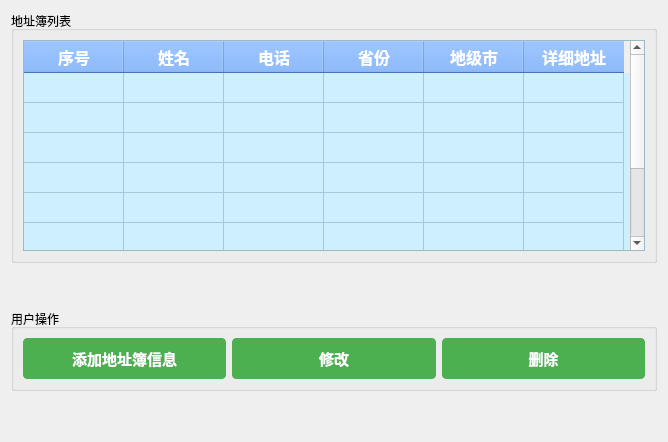
<?xml version="1.0" encoding="UTF-8"?>
<ui version="4.0">
 <class>AddressBookForm</class>
 <widget class="QWidget" name="AddressBookForm">
  <property name="geometry">
   <rect>
    <x>0</x>
    <y>0</y>
    <width>668</width>
    <height>442</height>
   </rect>
  </property>
  <property name="windowTitle">
   <string>地址簿</string>
  </property>
  <layout class="QVBoxLayout" name="verticalLayout">
   <item>
    <widget class="QGroupBox" name="groupBoxAddressBook">
     <property name="styleSheet">
      <string notr="true">
            QTableWidget {
                font: 14px &quot;幼圆&quot;;
                background-color: #cdefff;
            }

            QTableWidget::item {
                font: 14px &quot;幼圆&quot;;
            }

            QHeaderView {
                font: bold 16px &quot;幼圆&quot;;
            }

            QLabel {
                color: #333;
                font: 14px &quot;幼圆&quot;;
                font-weight: bold;
            }

            QLineEdit {
                padding: 8px;
                font-size: 14px;
                border: 1px solid #ccc;
                border-radius: 4px;
            }

            QTableWidget::item:selected {
                background-color: #a6a6a6;
            }

            QTableWidget QHeaderView::section {
                background-color: #65a3ff;
                color: white;
                font-weight: bold;
                font-size: 16px;
                 padding: 2px;
            }

            QTableWidget::item {
                padding: 10px;
            }

            QTableWidget::item[列名=&quot;详细地址&quot;] {
                width: 300px; /* Adjust the width as needed */
            }
        </string>
     </property>
     <property name="title">
      <string>地址簿列表</string>
     </property>
     <layout class="QHBoxLayout" name="horizontalLayoutAddressBook">
      <item>
       <widget class="QTableWidget" name="tableWidget">
        <attribute name="horizontalHeaderVisible">
         <bool>true</bool>
        </attribute>
        <attribute name="horizontalHeaderCascadingSectionResizes">
         <bool>false</bool>
        </attribute>
        <attribute name="verticalHeaderVisible">
         <bool>false</bool>
        </attribute>
        <row>
         <property name="text">
          <string/>
         </property>
        </row>
        <row>
         <property name="text">
          <string/>
         </property>
        </row>
        <row>
         <property name="text">
          <string/>
         </property>
        </row>
        <row>
         <property name="text">
          <string/>
         </property>
        </row>
        <row>
         <property name="text">
          <string/>
         </property>
        </row>
        <row>
         <property name="text">
          <string/>
         </property>
        </row>
        <row>
         <property name="text">
          <string/>
         </property>
        </row>
        <row>
         <property name="text">
          <string/>
         </property>
        </row>
        <column>
         <property name="text">
          <string>序号</string>
         </property>
        </column>
        <column>
         <property name="text">
          <string>姓名</string>
         </property>
        </column>
        <column>
         <property name="text">
          <string>电话</string>
         </property>
        </column>
        <column>
         <property name="text">
          <string>省份</string>
         </property>
        </column>
        <column>
         <property name="text">
          <string>地级市</string>
         </property>
        </column>
        <column>
         <property name="text">
          <string>详细地址</string>
         </property>
        </column>
       </widget>
      </item>
     </layout>
    </widget>
   </item>
   <item>
    <spacer name="verticalSpacer">
     <property name="orientation">
      <enum>Qt::Vertical</enum>
     </property>
     <property name="sizeType">
      <enum>QSizePolicy::Preferred</enum>
     </property>
     <property name="sizeHint" stdset="0">
      <size>
       <width>20</width>
       <height>40</height>
      </size>
     </property>
    </spacer>
   </item>
   <item>
    <layout class="QVBoxLayout" name="verticalLayoutButtons">
     <item>
      <widget class="QGroupBox" name="groupBoxActions">
       <property name="styleSheet">
        <string notr="true">
            QPushButton {
                padding: 8px 16px;
                font-size: 15px;
                font-weight: bold;
                border: 1px solid #4CAF50;
                border-radius: 4px;
                color: #fff;
                background-color: #4CAF50;
            }

            QPushButton:hover {
                background-color: #45a049;
                border: 1px solid #45a049;
            }

            QPushButton:pressed {
                background-color: #3e8e41;
            }
        </string>
       </property>
       <property name="title">
        <string>用户操作</string>
       </property>
       <layout class="QHBoxLayout" name="horizontalLayoutActions">
        <item>
         <widget class="QPushButton" name="btnAdd">
          <property name="styleSheet">
           <string notr="true"/>
          </property>
          <property name="text">
           <string>添加地址簿信息</string>
          </property>
         </widget>
        </item>
        <item>
         <widget class="QPushButton" name="btnModify">
          <property name="text">
           <string>修改</string>
          </property>
         </widget>
        </item>
        <item>
         <widget class="QPushButton" name="btnDelete">
          <property name="text">
           <string>删除</string>
          </property>
         </widget>
        </item>
       </layout>
      </widget>
     </item>
     <item>
      <layout class="QHBoxLayout" name="horizontalLayoutAddButton"/>
     </item>
    </layout>
   </item>
   <item>
    <spacer name="verticalSpacer_2">
     <property name="orientation">
      <enum>Qt::Vertical</enum>
     </property>
     <property name="sizeType">
      <enum>QSizePolicy::Preferred</enum>
     </property>
     <property name="sizeHint" stdset="0">
      <size>
       <width>20</width>
       <height>40</height>
      </size>
     </property>
    </spacer>
   </item>
  </layout>
 </widget>
 <resources/>
 <connections/>
</ui>
